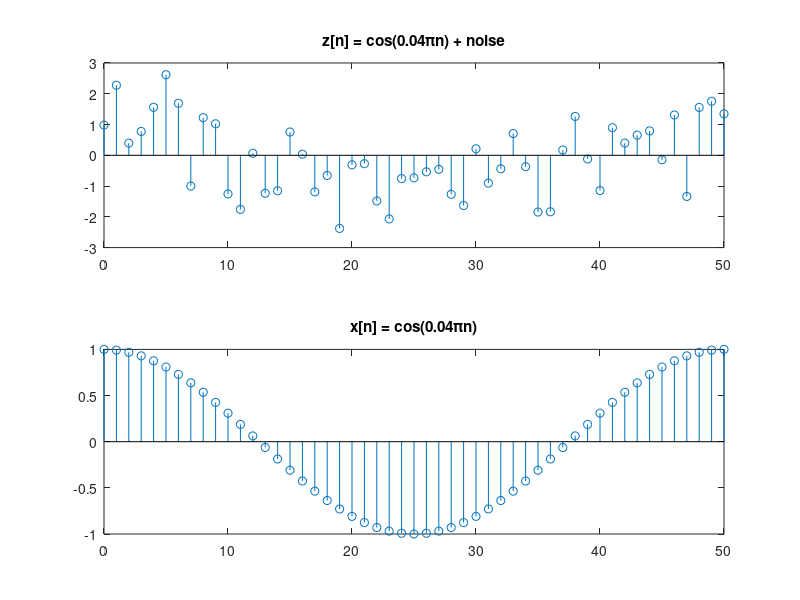

This figure's MATLAB source:
% Generating and plotting z(n) = cos(0.04pi*n) + 0.2w(n), 0<n<50
% w(n) is gaussian random sequence with 0 mean and variance 1

% Discrete time range
n = 0:50;

% Discrete signal
x_n = cos(0.04*pi*n);

% Noise
w_n = randn(size(n));

% Added signal
z_n = x_n+w_n;

figure
subplot(212)
stem(n,x_n);
title('x[n] = cos(0.04\pin)')

subplot(211)
stem(n,z_n);
title('z[n] = cos(0.04\pin) + noise')
